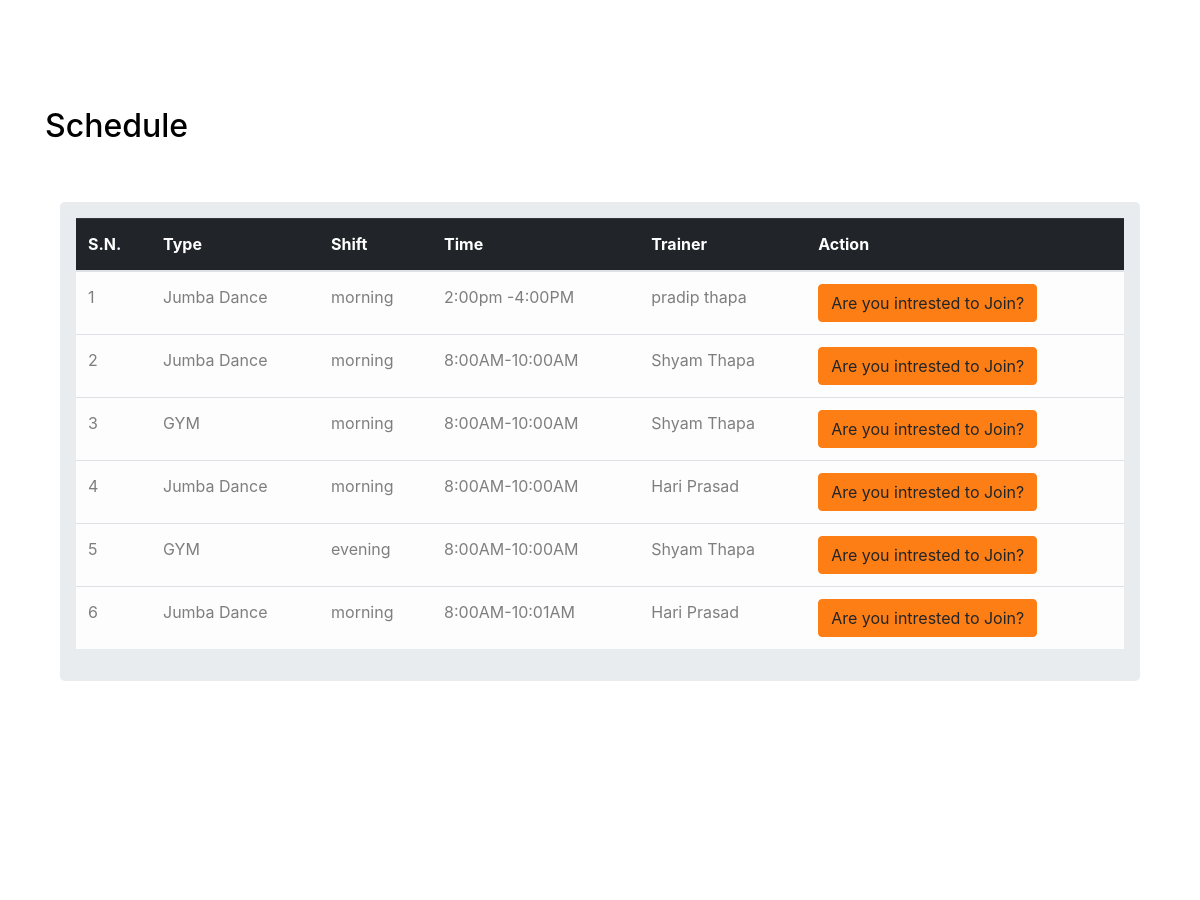
/GYM/index/2/ (middle part), run on an earlier commit of the app's database.
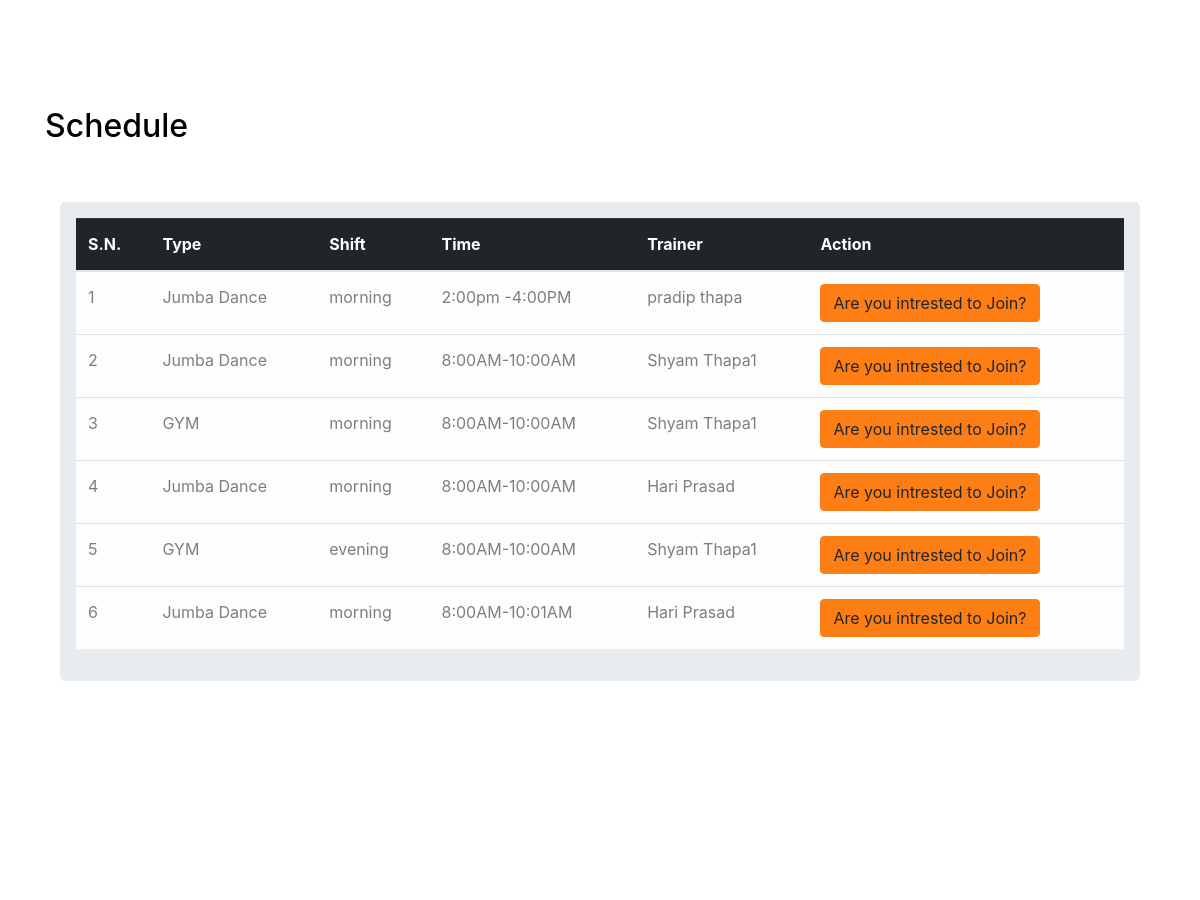
And on a later commit of the database.
### GYM/models.py (models this page shows, shortened)
class Schedule(models.Model):
    type=models.CharField(max_length=20)
    shift=models.CharField( max_length=50,default='Moring',choices=(('morning','Moring'),('afternoon','Afternoon'),('evening','Evening')))
    time=models.CharField(max_length=20)
    trainer=models.ForeignKey(on_delete=CASCADE,to=Trainers, null=True, blank=True)
    gym = models.ForeignKey(to=GymInfromation,on_delete=CASCADE, null=True, blank=True)

class Trainers(models.Model):
    name=models.CharField(max_length=20)
    phone_regex = RegexValidator(regex=r'^\+?1?\d{9,15}$', message="Phone number must be entered in the format: '+999999999'. Up to 15 digits allowed.")
    phone_number = models.CharField(validators=[phone_regex], max_length=17, blank=True) # validators should be a list
    age=models.CharField(max_length=20)
    trainer_type=models.CharField(max_length=20)
    pic=models.ImageField(upload_to='images', null=True, blank=True)
    address=models.CharField(max_length=20)
    gym = models.ForeignKey(to=GymInfromation,on_delete=CASCADE, null=True, blank=True)
    about=models.TextField()
    def __str__(self):
        return self.name

### GYM/views.py (the view, shortened to what this page needs)
# urls.py: path('',views.index, name='index'),
def index(request,id):
    if request.method=='GET':
        gym=GymInfromation.objects.get(pk=id)
        data=Schedule.objects.all().prefetch_related().filter(gym__pk=id).first()
        obj=Schedule.objects.all().prefetch_related().filter(gym__pk=id)
        ob=Trainers.objects.all().prefetch_related().filter(gym__pk=id)
        gym_content=GymContent.objects.prefetch_related().filter(gym__pk=id).first()
        user_comment=Comment.objects.all().prefetch_related().filter(gym__pk=id)
        contex={
            'data':data,
            'gym':gym,
            'datas':obj,
            'ob':ob,
            'user_comment':user_comment,
            'gym_content':gym_content,
        }
        return  render(request, 'GYM/index.html',contex)
    return redirect('/GYM/index/'+str(id))

### GYM/templates/GYM/index.html (shortened to what the changed rows need)
{% load static %}
<!DOCTYPE html>
<html lang="en">
<head>
  <link rel="stylesheet" href="{% static 'fonts/icomoon/style.css' %}">
  <link rel="stylesheet" href="{% static 'css/bootstrap.min.css' %}">
  <link rel="stylesheet" href="{% static 'css/jquery-ui.css' %}">
  <link rel="stylesheet" href="{% static 'css/owl.carousel.min.css' %}">
  <link rel="stylesheet" href="{% static 'css/owl.theme.default.min.css' %}">
  <link rel="stylesheet" href="{% static 'css/owl.theme.default.min.css' %}">
  <link rel="stylesheet" href="{% static 'css/jquery.fancybox.min.css' %}">
  <link rel="stylesheet" href="{% static 'css/bootstrap-datepicker.css' %}">
  <link rel="stylesheet" href="{% static 'fonts/flaticon/font/flaticon.css' %}">
  <link rel="stylesheet" href="{% static 'css/aos.css' %}">
  <link href="{% static 'css/jquery.mb.YTPlayer.min.css' %}" media="all" rel="stylesheet" type="text/css">
  <link rel="stylesheet" href="{% static 'css/style.css' %}">
</head>
<body data-spy="scroll" data-target=".site-navbar-target" data-offset="300">
  <div class="site-wrap">
    <div class="site-section section-2" id="schedule-section">
      <div class="container">
        <div class="row">
          <div class="col-lg-6 mb-5">
            <h2 class="section-title">Schedule</h2>
          </div>
        </div>
        <div class="row">
          <div class="col-12">
            <div class="tab-content" id="myTabContent">
              <div class="tab-pane fade show active" id="monday" role="tabpanel" aria-labelledby="monday-tab">
                  {% block body %}
                  <div class="container">
                      <div class="row">
                          <div class=" col md-12">
                              <div class=" jumbotron p-3">
                                  <table class="table table-light">
                                      <thead class="table-dark">
                                          <tr>
                                            <th scope="col">S.N.</th>
                                              <th scope="col">Type</th>
                                              <th scope="col">Shift</th>
                                              <th scope="col">Time</th>
                                              <th scope="col"> Trainer</th>
                                              <th scope="col">Action</th>
                                          </tr>
                                      </thead>
                                      <tbody>
                                          {% for now in datas %}
                                          <tr>
                                            <td>{{ forloop.counter }}</td>
                                              <td>{{now.type}}</td>
                                              <td>{{now.shift}}</td>
                                              <td>{{now.time}}</td>
                                              <td>{{now.trainer}}</td>
                                              <th>
                                                {% if user.is_authenticated %}
                                                <a href="/GYM/enroll/{{now.id}}">Join Now</a>
                                                {% else %}
                                                <button type="button" class="btn btn-primary" data-toggle="modal" data-target="#exampleModal">
                                                  Are you intrested to Join?
                                                </button>
                                                  {% endif %}
                                              </th>
                                          </tr>
                                          {% endfor %}
                                      </tbody>
                                  </table>
                              </div>
                          </div>
                      </div>
                  </div>
                  {% endblock %}
              </div>
            </div>
          </div>
        </div>
      </div>
    </div>
{% include 'App/footer.html' %}
</body>
</html>

What changed in the data, as far as the page shows it:
changed through a linked row, Schedule (number 2 of 6 on the later page): trainer "Shyam Thapa" → "Shyam Thapa1"
changed through a linked row, Schedule (number 3 of 6 on the later page): trainer "Shyam Thapa" → "Shyam Thapa1"
changed through a linked row, Schedule "evening": trainer "Shyam Thapa" → "Shyam Thapa1"
